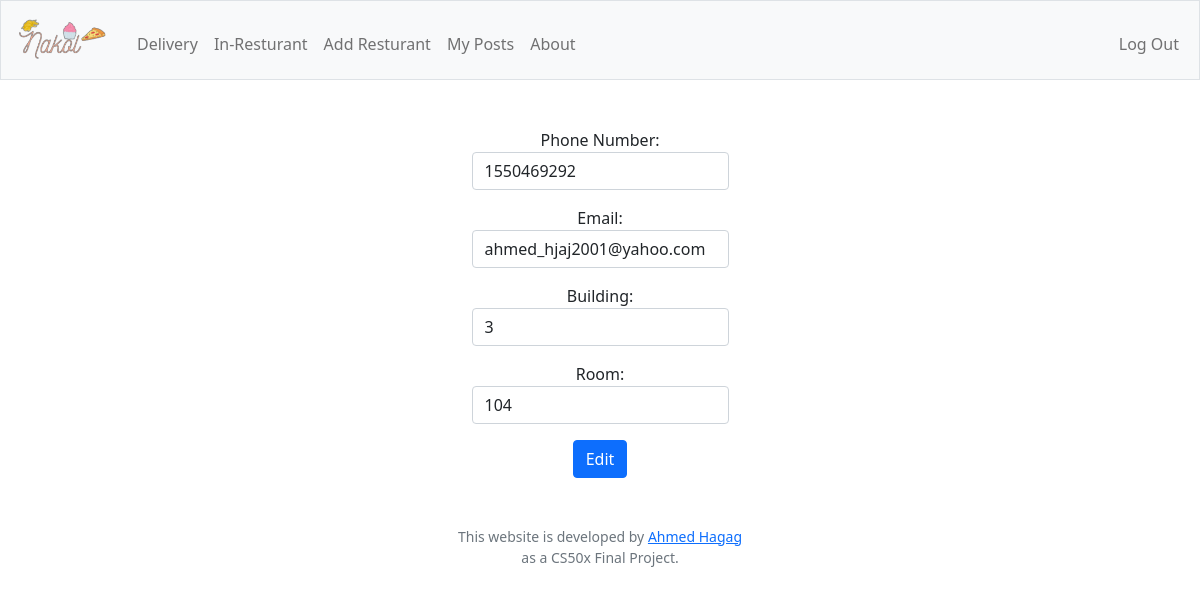
The app's page /profile (signed in) with its own data.
### tables this page shows
CREATE TABLE profile (user_id INTEGER, number numeric NOT NULL, email TEXT NOT NULL,name TEXT NOT NULL, building NUMERIC NOT NULL, room NUMERIC NOT NULL , FOREIGN KEY(user_id) REFERENCES users(id));

### app.py (the view, shortened to what this page needs)
@app.route("/profile", methods=["GET","POST"])
@login_required
def update_profile():
    user = db.execute("SELECT * FROM users WHERE id = ?", session["user_id"])[0]
    profile = db.execute("SELECT * FROM profile WHERE user_id = ?", session["user_id"])[0]
    return render_template("profile.html",profile=profile,user=user)

### app.py (called while the page is built)
@app.after_request
def after_request(response):
    response.headers["Cache-Control"] = "no-cache, no-store, must-revalidate"
    response.headers["Expires"] = 0
    response.headers["Pragma"] = "no-cache"
    return response

### helpers.py (called while the page is built)
def login_required(f):
    @wraps(f)
    def decorated_function(*args, **kwargs):
        if session.get("user_id") is None:
            return redirect("/login")
        return f(*args, **kwargs)
    return decorated_function

### templates/profile.html (shortened to what this page needs)
{% extends "layout.html" %}
{% block main %}
<span>
    <form action="/profile" method="post">
        <div class="mb-3">
            <label for="number" class="sr-only">Phone Number:</label>
            <input required autocomplete="off" autofocus class="form-control mx-auto w-auto" id="number" name="number" value="{{profile.number}}" type="number">
        </div>
        <div class="mb-3">
            <label for="email" class="sr-only">Email:</label>
            <input required autocomplete="off" autofocus class="form-control mx-auto w-auto" id="email" name="email" value="{{profile.email}}" type="email">
        </div>
        <div class="mb-3">
            <label for="building" class="sr-only">Building:</label>
            <input required autocomplete="off" autofocus class="form-control mx-auto w-auto" id="building" name="building" value="{{profile.building}}" type="text">
        </div>
        <div class="mb-3">
            <label for="room" class="sr-only">Room:</label>
            <input required autocomplete="off" autofocus class="form-control mx-auto w-auto" id="room" name="room" value="{{profile.room}}" type="number">
        </div>
        <button class="btn btn-primary" type="submit">Edit</button>
    </form>
</span>
{% endblock %}

### records on screen
profile: number "1550469292", email "ahmed_hjaj2001@yahoo.com", building "3", room "104"
